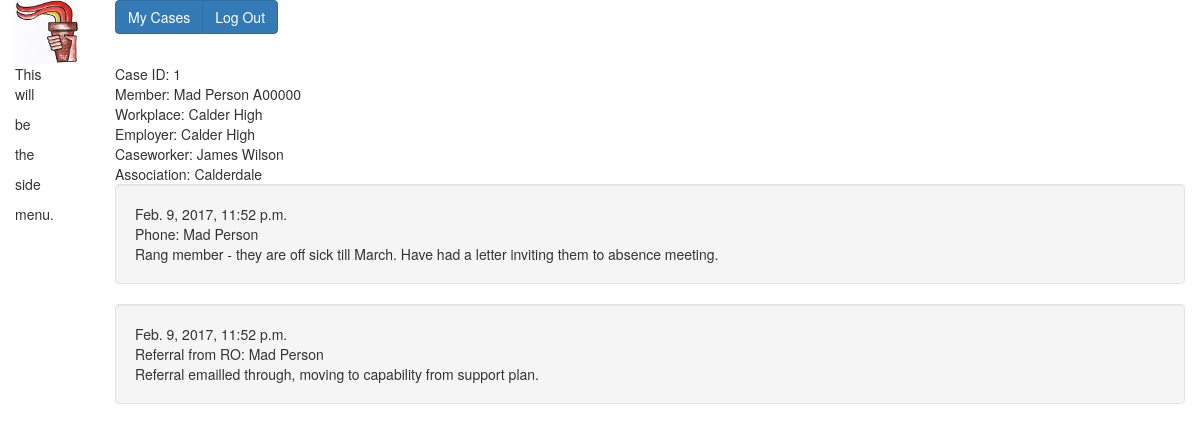
Page /case/1/ on the committed database.
### caseworkclub/models.py (models this page shows, shortened)
class Case(models.Model):
    member = models.ForeignKey(Member,on_delete=models.CASCADE)
    caseworktype = models.ForeignKey(CaseworkType)
    opened = models.DateField()
    closed = models.DateField(blank=True,null=True)
    workplace = models.ForeignKey('Workplace',on_delete=models.CASCADE)
    caseworker = models.ForeignKey('Caseworker')
    def notes(self):
        return(CaseNote.objects.filter(case=self))

class Person(models.Model): #Base for all the people classes
    surname = models.CharField(max_length=20)
    first_names = models.CharField(max_length=20)
    def full_name(self):
        return("{} {}".format(self.first_names,self.surname))
    email = models.EmailField(blank=True)
    phone = models.CharField(max_length=11,validators=[caseworkclub.validators.phone_validator],blank=True)
    mobile = models.CharField(max_length=11,validators=[caseworkclub.validators.phone_validator],blank=True)
    workplace = models.ManyToManyField(Workplace,through='Job')
    def __str__(self):
        return(self.full_name())

class Member(Person):
    membership_number = models.CharField(max_length=6,primary_key=True,validators=[caseworkclub.validators.membership_number_validator])
    association = models.ForeignKey('Association')
    def __str__(self):
        return("{} {}".format(self.full_name(),self.membership_number))

class Workplace(models.Model):
    name = models.CharField(max_length=30)
    employer = models.ForeignKey('Employer')
    def __str__(self):
        return(self.name)

class Caseworker(Person):
    association = models.ForeignKey('Association')
    def __str__(self):
        return(self.full_name())

class Association(models.Model):
    def __str__(self):
        return(self.name)
    name = models.CharField(max_length = 20)

class CaseNote(models.Model):
    timestamp = models.DateTimeField(default=timezone.now)
    case = models.ForeignKey(Case)
    text = models.TextField()
    contact = models.ForeignKey(Person,null=True)
    notetype = models.ForeignKey('NoteType')
    class Meta:
        ordering = ['-timestamp']

class NoteType(models.Model):
    name = models.CharField(max_length = 20)
    def __str__(self):
        return(self.name)

### caseworkclub/views.py (the view)
# urls.py: url(r'^case/(?P<pk>\d+)',views.CaseView.as_view(),name='case'),
class CaseView(generic.DetailView):
    model = models.Case

### caseworkclub/templates/caseworkclub/case_detail.html
{% extends 'caseworkclub/base.html' %}
{% block main %}
Case ID: {{object.id}}<br>
Member: {{object.member}}<br>
Workplace: {{object.workplace}}<br>
Employer: {{object.workplace}}<br>
Caseworker: {{object.caseworker}}<br>
Association: {{object.caseworker.association}}<br>
{% for note in object.notes %}
<div class="well">
    {{note.timestamp}}<br>
        {{note.notetype}}: {{note.contact}}<br>
    {{note.text}}
</div>
{% endfor %}
{% endblock %}

### caseworkclub/templates/caseworkclub/base.html (shortened to what this page needs)
{% load static %}
<link rel="stylesheet" href="https://maxcdn.bootstrapcdn.com/bootstrap/3.3.7/css/bootstrap.min.css">
<div class = "container-fluid">
    <div class = "row">
        <div class = "col-md-1">
            <img src="{% static 'caseworkclub/NickTorchLogo.jpg' %}">
        </div>
        <div class = "col-md-11">
            <div class="btn-group">
                <button type="button" class="btn btn-primary">My Cases</button>
                <button type="button" class="btn btn-primary">Log Out</button>
            </div>
        </div>
    </div>
    <div class = "row">
        <div class = "col-md-1">
            This <p> will <p> be <p> the <p> side <p> menu.
        </div>
        <div class = "col-md-11" style="height:100%; overflow-y: auto;">
            {% block main %}
            {% endblock %}
        </div>
    </div>
</div>

### rows in the picture
Case: id "1", member "Mad Person A00000", workplace "Calder High", caseworker "James Wilson", caseworker.association "Calderdale"
CaseNote: timestamp "Feb. 9, 2017, 11:52 p.m.", notetype "Phone", contact "Mad Person", text "Rang member - they are off sick till March. Have had a letter inviting them to absence meeting."
CaseNote: timestamp "Feb. 9, 2017, 11:52 p.m.", notetype "Referral from RO", contact "Mad Person", text "Referral emailled through, moving to capability from support plan."
